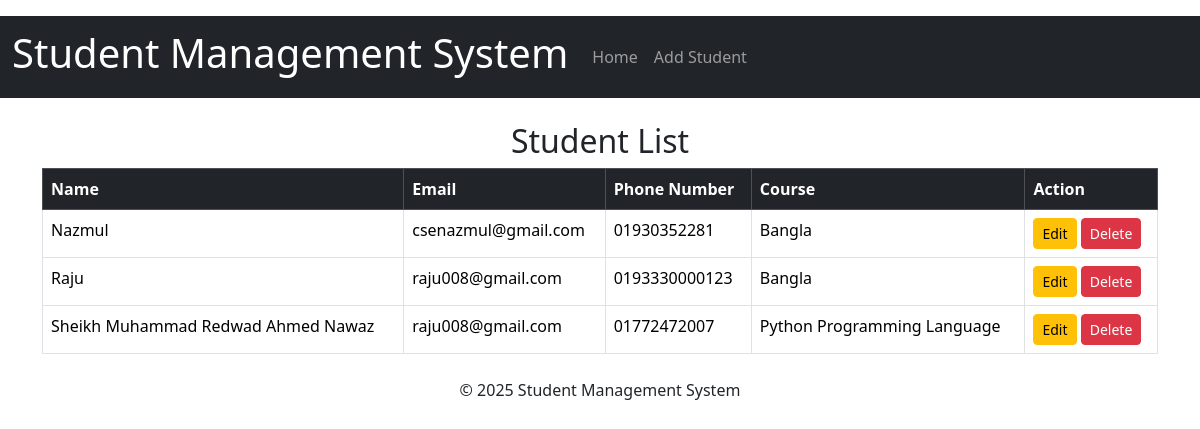
The page / on the database its author committed.
### students/models.py (models this page shows, shortened)
class Student(models.Model):
    name = models.CharField(max_length=100)
    email = models.EmailField(max_length=100)   # EmailField is a built-in field type in Django for storing email addresses
    phone = models.CharField(max_length=20)
    course = models.CharField(max_length=100)   # CharField is a built-in field type in Django for storing character strings
    address = models.TextField()                # TextField is a built-in field type in Django for storing large text
    date_created = models.DateTimeField(auto_now_add=True)  # DateTimeField is a built-in field type in Django for storing date and time
    date_updated = models.DateTimeField(auto_now=True)      # auto_now_add=True automatically set the field to now when the object is first created

### students/views.py (the view)
# urls.py: path('', views.student_list, name='student_list'),
def student_list(request):
    students = Student.objects.all()
    return render(request, 'students/student_list.html', {'students': students})

### students/templates/students/student_list.html
{% extends 'students/base.html' %}
{% block content %}
<h2 class="text-center">Student List</h2>
<table class="table table-bordered table-hover">
    <thead class="table-dark">
        <tr>
            <th>Name</th>
            <th>Email</th>
            <th>Phone Number</th>
            <th>Course</th>
            <th>Action</th>
        </tr>
    </thead>
    <tbody>
        {% for student in students %}
        <tr>
            <td>{{ student.name }}</td>
            <td>{{ student.email }}</td>
            <td>{{ student.phone }}</td>
            <td>{{ student.course }}</td>
            <td>
                <a href="{% url 'edit_student' student.id %}" class="btn btn-warning btn-sm">Edit</a>
                <a href="{% url 'delete_student' student.id %}" class="btn btn-danger btn-sm">Delete</a>
            </td>
        </tr>
        {% endfor %}
    </tbody>
</table>
{% endblock %}

### rows shown on the page
Student: name "Nazmul", email "csenazmul@gmail.com", phone "01930352281", course "Bangla"
Student: name "Raju", email "raju008@gmail.com", phone "0193330000123", course "Bangla"
Student: name "Sheikh Muhammad Redwad Ahmed Nawaz", email "raju008@gmail.com", phone "01772472007", course "Python Programming Language"
